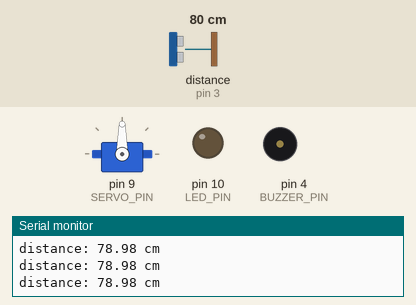
Recording of a sketch running on a simulated Arduino Uno, built with avr-gcc and run on an emulated ATmega328P. Parts: servo, output pins drawn as LEDs (lit = HIGH), buzzer (waves = sounding), the last lines printed to the serial monitor. Wiring (inferred from the names in the program): ultrasonic range finder: trigger pin 2; echo pin 3. The inputs (shaded band) are chosen by the test bench; at power-on: distance to the obstacle (sensor on pin 3) 80 cm. The echo pulse lasts 58.3 µs per cm; pins used as bus, display or sensor lines are not drawn.

Above: at 1.3 s.
1.4 s: distance to the obstacle (sensor on pin 3) set to 23 cm
2.9 s: distance to the obstacle (sensor on pin 3) set to 18 cm
At 3.27 s:
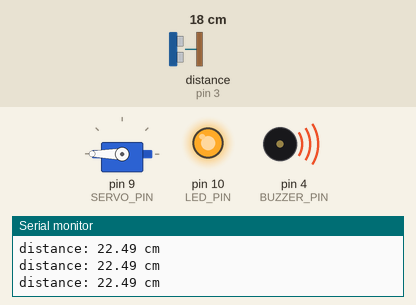
At 3.9 s:
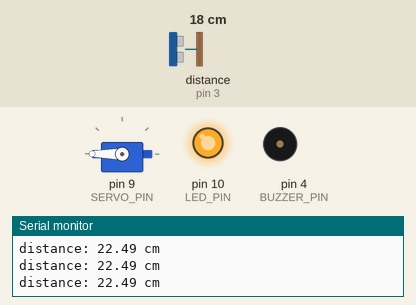
Timing chart, 0 to 11.9 s (numbered marks = the images above; inputs shaded):
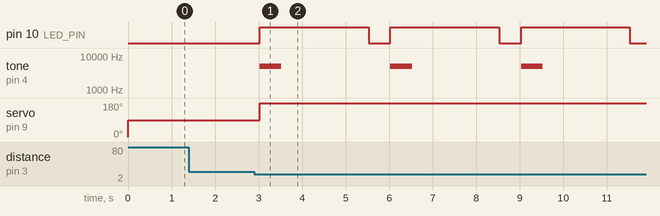

The sketch:

NEW_SMARTTRASHBIN_WITH_ASSEMBLY.ino
```cpp
#include <Servo.h>

// constants won't change
const int TRIG_PIN  = 2;
const int ECHO_PIN  = 3;
const int SERVO_PIN = 9;
const int BUZZER_PIN = 4;
const int LED_PIN = 10;

const int DISTANCE_THRESHOLD = 20;
int pos = 0;

Servo servo;

float duration_us, distance_cm;

void toggle_led(bool state) {
  asm volatile (
    "cpi %0, 0 \n\t"
    "breq turn_off \n\t"
    "sbi %1, %2 \n\t"
    "rjmp exit \n\t"
    "turn_off: \n\t"
    "cbi %1, %2 \n\t"
    "exit: \n\t"
    :
    : "r" (state), "I" (_SFR_IO_ADDR(PORTB)), "M" (LED_PIN - 8)
  );
}

void setup() {
  Serial.begin(9600);
  pinMode(TRIG_PIN, OUTPUT);
  pinMode(ECHO_PIN, INPUT);
  pinMode(BUZZER_PIN, OUTPUT);
  pinMode(LED_PIN, OUTPUT);

  servo.attach(SERVO_PIN);
  servo.write(0);
}

void loop() {
  digitalWrite(TRIG_PIN, HIGH);
  delayMicroseconds(10);
  digitalWrite(TRIG_PIN, LOW);

  duration_us = pulseIn(ECHO_PIN, HIGH);
  distance_cm = 0.017 * duration_us;

  if (distance_cm < DISTANCE_THRESHOLD) {
    servo.write(180);
    digitalWrite(BUZZER_PIN, HIGH);
    tone(BUZZER_PIN, 5000, 500);
    toggle_led(true);
    delay(2500);
    toggle_led(false);
  } else {
    servo.write(90);
    digitalWrite(BUZZER_PIN, LOW);
  }

  Serial.print("distance: ");
  Serial.print(distance_cm);
  Serial.println(" cm");

  delay(500);
}
```

Measured:
- the behaviour switches between 21 and 20 cm on distance to the obstacle (sensor on pin 3) (found by bisection; images 0 and 1)
- after the input at 2.9 s, pin 10 (LED_PIN): alternates HIGH for 2.5 s and LOW for 0.50 s, starting after 0.13 s; tone on pin 4 (BUZZER_PIN): alternates 5000 Hz for 0.50 s and silent for 2.5 s, starting after 0.13 s; servo on pin 9 (SERVO_PIN): 90° → 180° after 0.13 s
